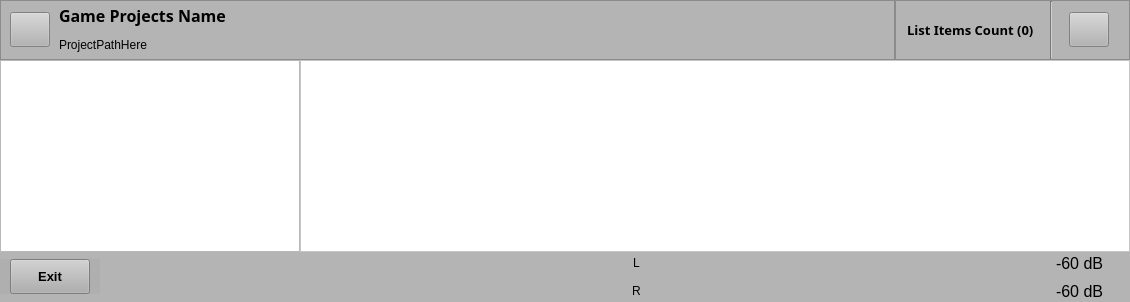
        <widget class="QFrame" name="CenterBody">
         <property name="styleSheet">
          <string notr="true"/>
         </property>
         <property name="frameShape">
          <enum>QFrame::NoFrame</enum>
         </property>
         <property name="frameShadow">
          <enum>QFrame::Raised</enum>
         </property>
         <layout class="QVBoxLayout" name="verticalLayout_3">
          <property name="spacing">
           <number>0</number>
          </property>
          <property name="leftMargin">
           <number>0</number>
          </property>
          <property name="topMargin">
           <number>0</number>
          </property>
          <property name="rightMargin">
           <number>0</number>
          </property>
          <property name="bottomMargin">
           <number>0</number>
          </property>
          <item>
           <widget class="QFrame" name="MidPanelHeader">
            <property name="minimumSize">
             <size>
              <width>0</width>
              <height>60</height>
             </size>
            </property>
            <property name="styleSheet">
             <string notr="true">background-color: rgb(180, 180, 180);</string>
            </property>
            <property name="frameShape">
             <enum>QFrame::NoFrame</enum>
            </property>
            <property name="frameShadow">
             <enum>QFrame::Raised</enum>
            </property>
            <layout class="QHBoxLayout" name="horizontalLayout_9">
             <property name="spacing">
              <number>0</number>
             </property>
             <property name="leftMargin">
              <number>0</number>
             </property>
             <property name="topMargin">
              <number>0</number>
             </property>
             <property name="rightMargin">
              <number>0</number>
             </property>
             <property name="bottomMargin">
              <number>0</number>
             </property>
             <item>
              <widget class="QFrame" name="ProjectsHeader">
               <property name="minimumSize">
                <size>
                 <width>0</width>
                 <height>60</height>
                </size>
               </property>
               <property name="styleSheet">
                <string notr="true">background-color: rgb(180, 180, 180);
</string>
               </property>
               <property name="frameShape">
                <enum>QFrame::StyledPanel</enum>
               </property>
               <property name="frameShadow">
                <enum>QFrame::Raised</enum>
               </property>
               <layout class="QHBoxLayout" name="horizontalLayout_5">
                <property name="spacing">
                 <number>0</number>
                </property>
                <property name="topMargin">
                 <number>0</number>
                </property>
                <property name="bottomMargin">
                 <number>0</number>
                </property>
                <item>
                 <widget class="QFrame" name="frame">
                  <property name="minimumSize">
                   <size>
                    <width>0</width>
                    <height>0</height>
                   </size>
                  </property>
                  <property name="maximumSize">
                   <size>
                    <width>55</width>
                    <height>16777215</height>
                   </size>
                  </property>
                  <property name="styleSheet">
                   <string notr="true"/>
                  </property>
                  <property name="frameShape">
                   <enum>QFrame::NoFrame</enum>
                  </property>
                  <property name="frameShadow">
                   <enum>QFrame::Raised</enum>
                  </property>
                  <layout class="QHBoxLayout" name="horizontalLayout_7">
                   <property name="spacing">
                    <number>0</number>
                   </property>
                   <property name="leftMargin">
                    <number>0</number>
                   </property>
                   <property name="topMargin">
                    <number>0</number>
                   </property>
                   <property name="rightMargin">
                    <number>0</number>
                   </property>
                   <property name="bottomMargin">
                    <number>0</number>
                   </property>
                   <item>
                    <widget class="QPushButton" name="leftPanelCollapseBtn">
                     <property name="minimumSize">
                      <size>
                       <width>35</width>
                       <height>35</height>
                      </size>
                     </property>
                     <property name="text">
                      <string/>
                     </property>
                     <property name="icon">
                      <iconset resource="../resources.qrc">
                       <normaloff>:/icons/layout.svg</normaloff>:/icons/layout.svg</iconset>
                     </property>
                    </widget>
                   </item>
                  </layout>
                 </widget>
                </item>
                <item>
                 <widget class="QFrame" name="frame_2">
                  <property name="frameShape">
                   <enum>QFrame::NoFrame</enum>
                  </property>
                  <property name="frameShadow">
                   <enum>QFrame::Raised</enum>
                  </property>
                  <layout class="QVBoxLayout" name="verticalLayout_27">
                   <property name="spacing">
                    <number>0</number>
                   </property>
                   <property name="topMargin">
                    <number>0</number>
                   </property>
                   <property name="rightMargin">
                    <number>9</number>
                   </property>
                   <property name="bottomMargin">
                    <number>0</number>
                   </property>
                   <item>
                    <widget class="QLabel" name="ProjectNameLabel">
                     <property name="font">
                      <font>
                       <family>Red Hat Display</family>
                       <pointsize>12</pointsize>
                       <weight>75</weight>
                       <bold>true</bold>
                      </font>
                     </property>
                     <property name="text">
                      <string>Game Projects Name</string>
                     </property>
                    </widget>
                   </item>
                   <item>
                    <widget class="QLabel" name="ProjectPathLabel">
                     <property name="text">
                      <string>ProjectPathHere</string>
                     </property>
                    </widget>
                   </item>
                  </layout>
                 </widget>
                </item>
                <item>
                 <spacer name="horizontalSpacer_3">
                  <property name="orientation">
                   <enum>Qt::Horizontal</enum>
                  </property>
                  <property name="sizeHint" stdset="0">
                   <size>
                    <width>650</width>
                    <height>20</height>
                   </size>
                  </property>
                 </spacer>
                </item>
               </layout>
              </widget>
             </item>
             <item>
              <widget class="QFrame" name="frame_3">
               <property name="maximumSize">
                <size>
                 <width>250</width>
                 <height>16777215</height>
                </size>
               </property>
               <property name="frameShape">
                <enum>QFrame::StyledPanel</enum>
               </property>
               <property name="frameShadow">
                <enum>QFrame::Raised</enum>
               </property>
               <layout class="QHBoxLayout" name="horizontalLayout_10">
                <property name="spacing">
                 <number>4</number>
                </property>
                <property name="leftMargin">
                 <number>0</number>
                </property>
                <property name="topMargin">
                 <number>0</number>
                </property>
                <property name="rightMargin">
                 <number>20</number>
                </property>
                <property name="bottomMargin">
                 <number>0</number>
                </property>
                <item>
                 <widget class="QFrame" name="frame_21">
                  <property name="minimumSize">
                   <size>
                    <width>150</width>
                    <height>0</height>
                   </size>
                  </property>
                  <property name="frameShape">
                   <enum>QFrame::NoFrame</enum>
                  </property>
                  <property name="frameShadow">
                   <enum>QFrame::Raised</enum>
                  </property>
                  <layout class="QHBoxLayout" name="horizontalLayout_22">
                   <property name="spacing">
                    <number>0</number>
                   </property>
                   <property name="leftMargin">
                    <number>0</number>
                   </property>
                   <property name="topMargin">
                    <number>0</number>
                   </property>
                   <property name="rightMargin">
                    <number>0</number>
                   </property>
                   <property name="bottomMargin">
                    <number>0</number>
                   </property>
                   <item alignment="Qt::AlignHCenter|Qt::AlignVCenter">
                    <widget class="QLabel" name="SoundListItemsCount">
                     <property name="font">
                      <font>
                       <family>Red Hat Display</family>
                       <pointsize>10</pointsize>
                       <weight>75</weight>
                       <bold>true</bold>
                      </font>
                     </property>
                     <property name="text">
                      <string>List Items Count (0)</string>
                     </property>
                    </widget>
                   </item>
                  </layout>
                 </widget>
                </item>
                <item>
                 <widget class="Line" name="line">
                  <property name="orientation">
                   <enum>Qt::Vertical</enum>
                  </property>
                 </widget>
                </item>
                <item alignment="Qt::AlignRight|Qt::AlignVCenter">
                 <widget class="QFrame" name="frame_4">
                  <property name="minimumSize">
                   <size>
                    <width>50</width>
                    <height>0</height>
                   </size>
                  </property>
                  <property name="frameShape">
                   <enum>QFrame::NoFrame</enum>
                  </property>
                  <property name="frameShadow">
                   <enum>QFrame::Raised</enum>
                  </property>
                  <layout class="QHBoxLayout" name="horizontalLayout_21">
                   <property name="spacing">
                    <number>6</number>
                   </property>
                   <property name="leftMargin">
                    <number>12</number>
                   </property>
                   <property name="topMargin">
                    <number>0</number>
                   </property>
                   <property name="rightMargin">
                    <number>0</number>
                   </property>
                   <property name="bottomMargin">
                    <number>0</number>
                   </property>
                   <item alignment="Qt::AlignHCenter|Qt::AlignVCenter">
                    <widget class="QPushButton" name="RightPanelCollapseBtn">
                     <property name="minimumSize">
                      <size>
                       <width>35</width>
                       <height>35</height>
                      </size>
                     </property>
                     <property name="text">
                      <string/>
                     </property>
                     <property name="icon">
                      <iconset resource="../resources.qrc">
                       <normaloff>:/icons/layout.svg</normaloff>:/icons/layout.svg</iconset>
                     </property>
                    </widget>
                   </item>
                  </layout>
                 </widget>
                </item>
               </layout>
              </widget>
             </item>
            </layout>
           </widget>
          </item>
          <item>
           <widget class="QFrame" name="MidPanelBody">
            <property name="sizePolicy">
             <sizepolicy hsizetype="Preferred" vsizetype="Expanding">
              <horstretch>0</horstretch>
              <verstretch>0</verstretch>
             </sizepolicy>
            </property>
            <property name="frameShape">
             <enum>QFrame::NoFrame</enum>
            </property>
            <property name="frameShadow">
             <enum>QFrame::Raised</enum>
            </property>
            <layout class="QHBoxLayout" name="horizontalLayout_8">
             <property name="spacing">
              <number>0</number>
             </property>
             <property name="leftMargin">
              <number>0</number>
             </property>
             <property name="topMargin">
              <number>0</number>
             </property>
             <property name="rightMargin">
              <number>0</number>
             </property>
             <property name="bottomMargin">
              <number>0</number>
             </property>
             <item>
              <widget class="QFrame" name="ProjectExplorerFrame">
               <property name="maximumSize">
                <size>
                 <width>300</width>
                 <height>16777215</height>
                </size>
               </property>
               <property name="frameShape">
                <enum>QFrame::NoFrame</enum>
               </property>
               <property name="frameShadow">
                <enum>QFrame::Raised</enum>
               </property>
               <layout class="QVBoxLayout" name="verticalLayout_26">
                <property name="spacing">
                 <number>0</number>
                </property>
                <property name="leftMargin">
                 <number>0</number>
                </property>
                <property name="topMargin">
                 <number>0</number>
                </property>
                <property name="rightMargin">
                 <number>0</number>
                </property>
                <property name="bottomMargin">
                 <number>0</number>
                </property>
                <item>
                 <widget class="QTreeView" name="ProjectExplorerTreeView">
                  <property name="styleSheet">
                   <string notr="true">color: rgb(0, 0, 0);</string>
                  </property>
                 </widget>
                </item>
               </layout>
              </widget>
             </item>
             <item>
              <widget class="QListWidget" name="SoundsListWidget">
               <property name="styleSheet">
                <string notr="true">background-color: rgb(255, 255, 255);</string>
               </property>
              </widget>
             </item>
            </layout>
           </widget>
          </item>
          <item>
           <widget class="QFrame" name="MidelPanelFooter">
            <property name="minimumSize">
             <size>
              <width>0</width>
              <height>50</height>
             </size>
            </property>
            <property name="maximumSize">
             <size>
              <width>16777215</width>
              <height>50</height>
             </size>
            </property>
            <property name="styleSheet">
             <string notr="true">background-color: rgb(180, 180, 180);</string>
            </property>
            <property name="frameShape">
             <enum>QFrame::NoFrame</enum>
            </property>
            <property name="frameShadow">
             <enum>QFrame::Raised</enum>
            </property>
            <layout class="QHBoxLayout" name="horizontalLayout_14">
             <property name="spacing">
              <number>9</number>
             </property>
             <property name="leftMargin">
              <number>0</number>
             </property>
             <property name="topMargin">
              <number>0</number>
             </property>
             <property name="rightMargin">
              <number>0</number>
             </property>
             <property name="bottomMargin">
              <number>0</number>
             </property>
             <item alignment="Qt::AlignLeft|Qt::AlignVCenter">
              <widget class="QFrame" name="frame_7">
               <property name="minimumSize">
                <size>
                 <width>0</width>
                 <height>0</height>
                </size>
               </property>
               <property name="maximumSize">
                <size>
                 <width>16777215</width>
                 <height>50</height>
                </size>
               </property>
               <property name="styleSheet">
                <string notr="true">background-color: rgb(175, 175, 175);</string>
               </property>
               <property name="frameShape">
                <enum>QFrame::NoFrame</enum>
               </property>
               <property name="frameShadow">
                <enum>QFrame::Raised</enum>
               </property>
               <layout class="QHBoxLayout" name="horizontalLayout_13">
                <property name="leftMargin">
                 <number>10</number>
                </property>
                <property name="topMargin">
                 <number>0</number>
                </property>
                <property name="rightMargin">
                 <number>10</number>
                </property>
                <property name="bottomMargin">
                 <number>0</number>
                </property>
                <item alignment="Qt::AlignLeft|Qt::AlignVCenter">
                 <widget class="QPushButton" name="ExitProjectWindowButton">
                  <property name="minimumSize">
                   <size>
                    <width>0</width>
                    <height>35</height>
                   </size>
                  </property>
                  <property name="font">
                   <font>
                    <pointsize>10</pointsize>
                    <weight>75</weight>
                    <bold>true</bold>
                   </font>
                  </property>
                  <property name="text">
                   <string>Exit</string>
                  </property>
                  <property name="icon">
                   <iconset resource="../resources.qrc">
                    <normaloff>:/icons/x-square.svg</normaloff>:/icons/x-square.svg</iconset>
                  </property>
                 </widget>
                </item>
               </layout>
              </widget>
             </item>
             <item>
              <spacer name="horizontalSpacer_2">
               <property name="orientation">
                <enum>Qt::Horizontal</enum>
               </property>
               <property name="sizeHint" stdset="0">
                <size>
                 <width>40</width>
                 <height>20</height>
                </size>
               </property>
              </spacer>
             </item>
             <item>
              <widget class="QFrame" name="frame_12">
               <property name="minimumSize">
                <size>
                 <width>50</width>
                 <height>0</height>
                </size>
               </property>
               <property name="maximumSize">
                <size>
                 <width>50</width>
                 <height>16777215</height>
                </size>
               </property>
               <property name="frameShape">
                <enum>QFrame::NoFrame</enum>
               </property>
               <property name="frameShadow">
                <enum>QFrame::Raised</enum>
               </property>
               <layout class="QVBoxLayout" name="verticalLayout_6">
                <property name="leftMargin">
                 <number>0</number>
                </property>
                <property name="topMargin">
                 <number>0</number>
                </property>
                <property name="rightMargin">
                 <number>0</number>
                </property>
                <property name="bottomMargin">
                 <number>0</number>
                </property>
                <item alignment="Qt::AlignHCenter">
                 <widget class="QLabel" name="label_4">
                  <property name="text">
                   <string>L</string>
                  </property>
                 </widget>
                </item>
                <item alignment="Qt::AlignHCenter">
                 <widget class="QLabel" name="label_8">
                  <property name="text">
                   <string>R</string>
                  </property>
                 </widget>
                </item>
               </layout>
              </widget>
             </item>
             <item>
              <widget class="QFrame" name="MasterMeterFrame">
               <property name="minimumSize">
                <size>
                 <width>350</width>
                 <height>0</height>
                </size>
               </property>
               <property name="maximumSize">
                <size>
                 <width>350</width>
                 <height>16777215</height>
                </size>
               </property>
               <property name="frameShape">
                <enum>QFrame::NoFrame</enum>
               </property>
               <property name="frameShadow">
                <enum>QFrame::Raised</enum>
               </property>
               <layout class="QHBoxLayout" name="horizontalLayout_20">
                <property name="spacing">
                 <number>0</number>
                </property>
                <property name="leftMargin">
                 <number>0</number>
                </property>
                <property name="topMargin">
                 <number>0</number>
                </property>
                <property name="rightMargin">
                 <number>0</number>
                </property>
                <property name="bottomMargin">
                 <number>0</number>
                </property>
                <item alignment="Qt::AlignRight">
                 <widget class="QFrame" name="dbMeterFrame">
                  <property name="minimumSize">
                   <size>
                    <width>350</width>
                    <height>0</height>
                   </size>
                  </property>
                  <property name="maximumSize">
                   <size>
                    <width>350</width>
                    <height>16777215</height>
                   </size>
                  </property>
                  <property name="styleSheet">
                   <string notr="true">background-color: rgb(180, 180, 180);</string>
                  </property>
                  <property name="frameShape">
                   <enum>QFrame::NoFrame</enum>
                  </property>
                  <property name="frameShadow">
                   <enum>QFrame::Raised</enum>
                  </property>
                  <layout class="QVBoxLayout" name="verticalLayout_10">
                   <property name="spacing">
                    <number>0</number>
                   </property>
                   <property name="leftMargin">
                    <number>0</number>
                   </property>
                   <property name="topMargin">
                    <number>0</number>
                   </property>
                   <property name="rightMargin">
                    <number>0</number>
                   </property>
                   <property name="bottomMargin">
                    <number>0</number>
                   </property>
                  </layout>
                 </widget>
                </item>
               </layout>
              </widget>
             </item>
             <item>
              <widget class="QFrame" name="frame_6">
               <property name="minimumSize">
                <size>
                 <width>100</width>
                 <height>0</height>
                </size>
               </property>
               <property name="maximumSize">
                <size>
                 <width>100</width>
                 <height>16777215</height>
                </size>
               </property>
               <property name="frameShape">
                <enum>QFrame::NoFrame</enum>
               </property>
               <property name="frameShadow">
                <enum>QFrame::Raised</enum>
               </property>
               <layout class="QVBoxLayout" name="verticalLayout_4">
                <property name="leftMargin">
                 <number>0</number>
                </property>
                <property name="topMargin">
                 <number>0</number>
                </property>
                <property name="rightMargin">
                 <number>0</number>
                </property>
                <property name="bottomMargin">
                 <number>0</number>
                </property>
                <item alignment="Qt::AlignHCenter">
                 <widget class="QLabel" name="MasterLeftDBText">
                  <property name="font">
                   <font>
                    <pointsize>12</pointsize>
                   </font>
                  </property>
                  <property name="text">
                   <string>-60 dB</string>
                  </property>
                  <property name="margin">
                   <number>0</number>
                  </property>
                 </widget>
                </item>
                <item alignment="Qt::AlignHCenter">
                 <widget class="QLabel" name="MasterRightDBText">
                  <property name="font">
                   <font>
                    <pointsize>12</pointsize>
                   </font>
                  </property>
                  <property name="text">
                   <string>-60 dB</string>
                  </property>
                 </widget>
                </item>
               </layout>
              </widget>
             </item>
            </layout>
           </widget>
          </item>
         </layout>
        </widget>
